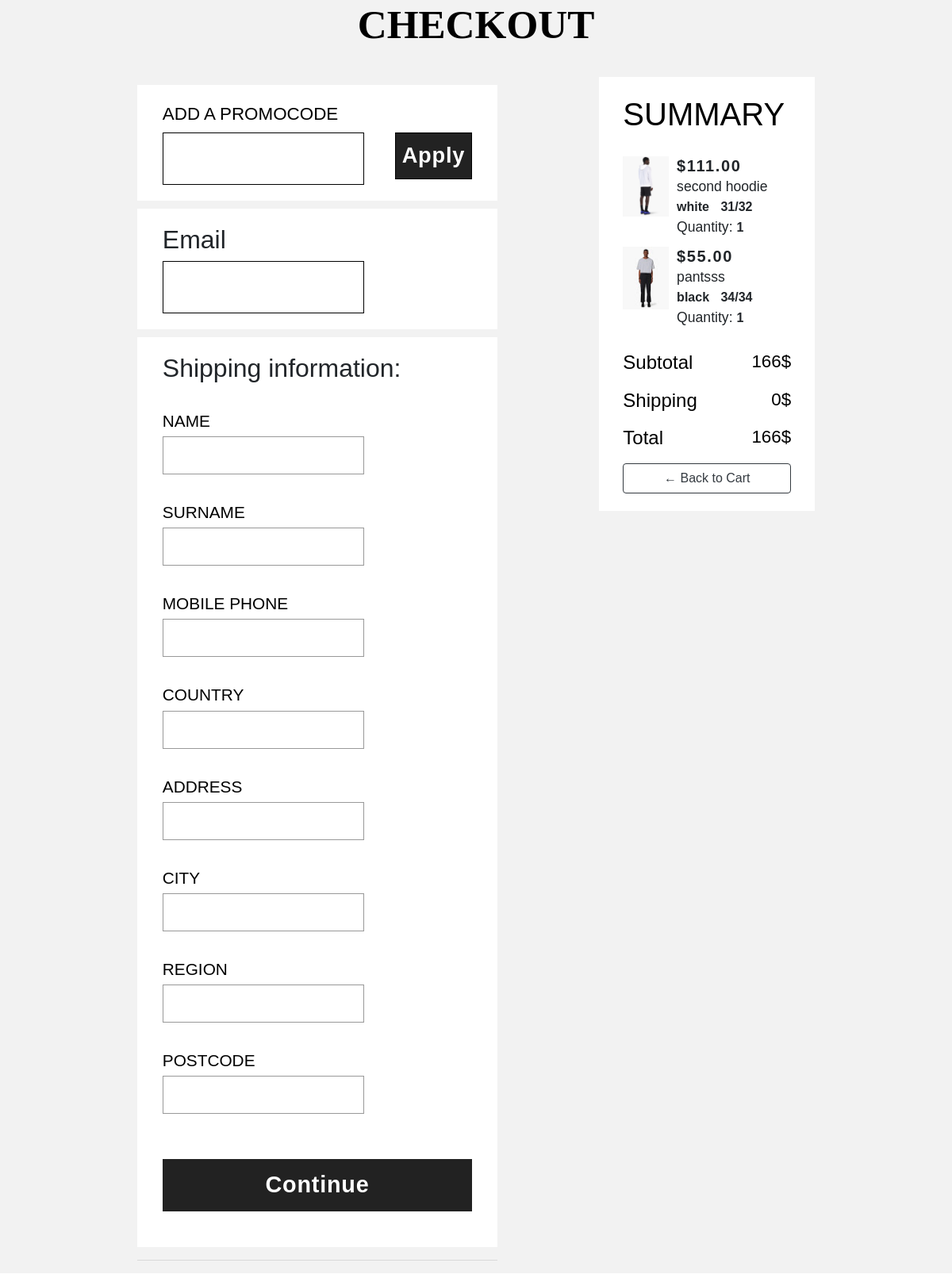
/checkout/ (signed in), run on an earlier commit of the app's database.
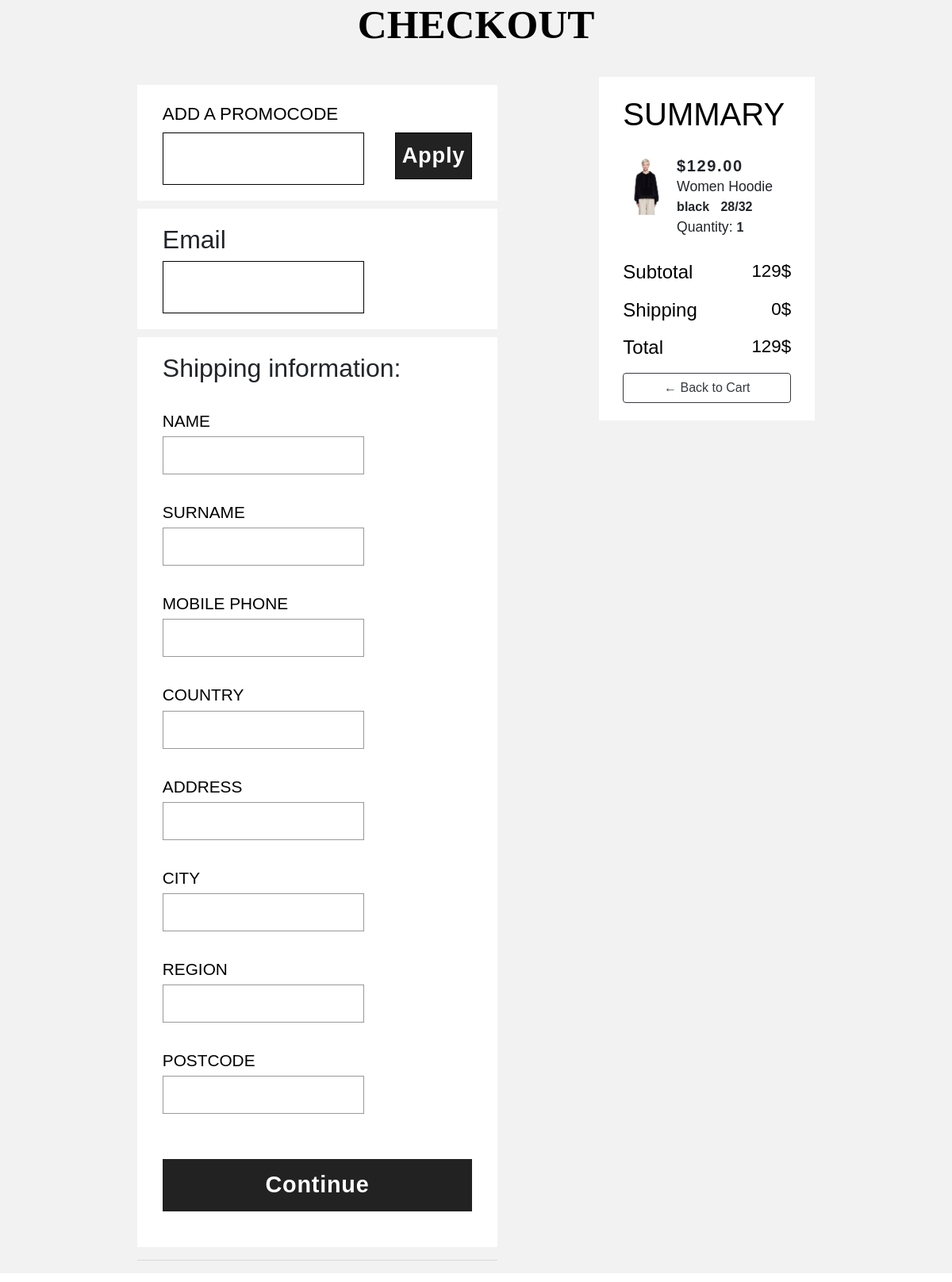
And on a later commit of the database.
### task/models.py (models this page shows, shortened)
class OrderItem(models.Model):
    product = models.ForeignKey(Product, on_delete=models.SET_NULL, null=True)
    order = models.ForeignKey(Order, on_delete=models.SET_NULL, null=True)
    size = models.CharField(max_length=20, null=True)
    quantity = models.IntegerField(default=0, null=True, blank=True)
    date_added = models.DateTimeField(auto_now_add=True)
    @property
    def get_total(self):
        total = self.product.price * self.quantity
        return total

class Product(models.Model):
    name = models.CharField(max_length=200, null=True)
    price = models.IntegerField()
    digital = models.BooleanField(default=False, null=True, blank=False)
    GENDER_CHOICES = (
        ('A', 'All'),
        ('M', 'Men'),
        ('W', 'Women'),
    )
    productType = models.CharField(max_length=20, null=True)
    gender = models.CharField(default=3, max_length=1, choices=GENDER_CHOICES)
    color = models.CharField(max_length=20, null=True)
    image = models.ImageField(null=True, blank=True)
    @property
    def imageURL(self):
        try:
            url = self.image.url
        except:
            url = ''
        return url

class Order(models.Model):
    customer = models.ForeignKey(Customer, on_delete=models.SET_NULL, null=True, blank=True)
    date_ordered = models.DateTimeField(auto_now_add=True)
    complete = models.BooleanField(default=False)
    transaction_id = models.CharField(max_length=100, null=True)
    @property
    def shipping(self):
        shipping = False
        orderitems = self.orderitem_set.all()
        for i in orderitems:
            if i.product.digital == False:
                shipping = True
        return shipping
    @property
    def get_cart_total(self):
        orderitems = self.orderitem_set.all()
        total = sum([item.get_total for item in orderitems])
        return total
    @property
    def get_cart_items(self):
        orderitems = self.orderitem_set.all()
        total = sum([item.quantity for item in orderitems])
        return total

### task/views.py (the view)
# urls.py: path('checkout/', views.checkout),
def checkout(request):
    data = cartData(request)
    cartItems = data['cartItems']
    order = data['order']
    items = data['items']
    user = request.user
    print(user)
    context = {'items': items, 'order': order, 'cartItems': cartItems, 'user': user}
    if cartItems == 0:
        return redirect('/')
    return render(request, 'checkout.html', context)

### task/utils.py (called while the page is built)
def cartData(request):
    if request.user.is_authenticated:
        customer = request.user.customer
        order, created = Order.objects.get_or_create(customer=customer, complete=False)
        items = order.orderitem_set.all()
        cartItems = order.get_cart_items
    else:
        cookieData = cookieCart(request)
        cartItems = cookieData['cartItems']
        order = cookieData['order']
        items = cookieData['items']
    return {'cartItems': cartItems, 'order': order, 'items': items}

### task/templates/checkout.html (shortened to what the changed rows need)
{% load static %}
<!DOCTYPE html>
<html lang="en">
<head>
        <link rel="stylesheet" href="https://stackpath.bootstrapcdn.com/bootstrap/4.5.0/css/bootstrap.min.css">
    <link rel="stylesheet" href="{% static 'css/style.css' %}">
</head>
<body>
<div id="checkout">
    <header class="checkout-header">
        <h1 class="header-text">CHECKOUT</h1>
    </header>
    <main class="checkout-main">
        <div class="main-info">
            <div class="">
                <div class="box-element" id="form-wrapper">
                    <form id="form" method="post">{% csrf_token %}
                        <div class="email-wrapper">
                            <h2 class="header">Email</h2>
						</div>
						<div class="shipping-wrapper">
							<h2 class="header">Shipping information:</h2>
						</div>
                    </form>
                </div>
			</div>
        </div>
        <div class="checkout-summary">
            <div class="summary-wrapper">
                <div class="summary">
                    <h1 class="summary-header">Summary</h1>
                </div>
                <ul>
                {% for item in items %}
                    <li class="cart-row">
                        <div class="row-image" ><img src="{{item.product.imageURL}}"></div>
                        <div class="row-info">
                            <div class="row-price">${{item.product.price|floatformat:2}}</div>
                            <div class="row-name">{{item.product.name}}</div>
                            <div class="color-size">
								<div class="row-color">{{item.product.color}}</div>
								<div class="row-size">{{item.size}}</div>
							</div>
                            <div class="row-quantity">Quantity: <span class="row-quantity-text">{{item.quantity}}</span></div>
                        </div>
                    </li>
                {% endfor %}
                </ul>
                <div class="summary-info">
                    <div class="subtotal">
                        <p class="header">Subtotal</p>
                        <p class="price">{{order.get_cart_total}}$</p>
                    </div>
                    <div class="total">
                        <p class="header">Total</p>
                        <p class="price">{{order.get_cart_total}}$</p>
                    </div>
                </div>
            </div>
        </div>
    </main>
</div>
</body>

What changed in the data, as far as the page shows it:
removed OrderItem: product.imageURL (picture), product.price "111.00", product.name "second hoodie", product.color "white", size "31/32", quantity "1"
removed OrderItem: product.imageURL (picture), product.price "55.00", product.name "pantsss", product.color "black", size "34/34", quantity "1"
removed Order: get_cart_total "166"
added OrderItem: product.imageURL (picture), product.price "129.00", product.name "Women Hoodie", product.color "black", size "28/32", quantity "1"
added Order: get_cart_total "129"
